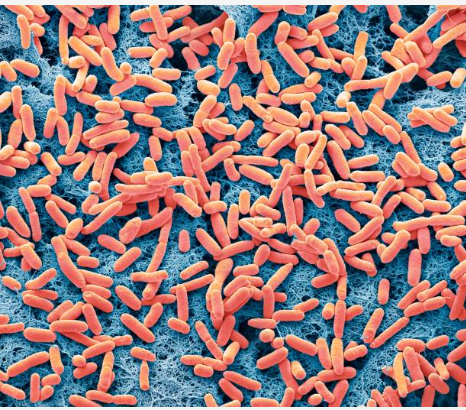
#> input picture samples/Sample Image.png, 466 x 410 px
$ python -i segmentation.py   (imports and definitions only)
#> lines starting #> are read from the running program, lines starting #| are printed output that depends on the picture; after the words box and inside, x2 and y2 are one past the last pixel; in counts of white or black regions, pixels touching at a corner belong together
import cv2
import numpy as np
from skimage.segmentation import watershed
from skimage.feature import peak_local_max
from scipy import ndimage

def segment_grains(image: np.ndarray) -> np.ndarray:
    """Segment grains using threshold + watershed."""
    # Threshold
    _, thresh = cv2.threshold(image, 0, 255, cv2.THRESH_BINARY_INV + cv2.THRESH_OTSU)
    # Distance transform
    dist = cv2.distanceTransform(thresh, cv2.DIST_L2, 5)
    # Local peaks
    coords = peak_local_max(dist, footprint=np.ones((3, 3)), labels=thresh)
    mask = np.zeros(dist.shape, dtype=bool)
    mask[tuple(coords.T)] = True
    markers = ndimage.label(mask)[0]
    # Watershed
    labels = watershed(-dist, markers, mask=thresh)
    return labels

>>> import cv2
>>> picture = cv2.imread('../samples/Sample Image.png', cv2.IMREAD_GRAYSCALE)
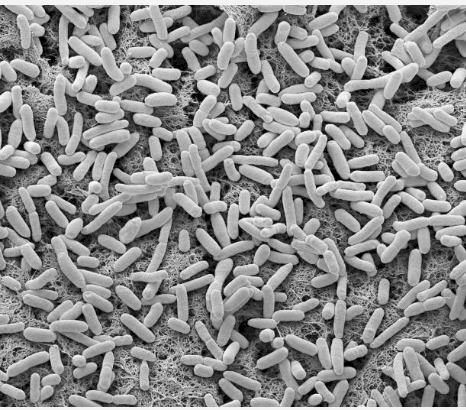
#> picture: shape (410, 466); min 0, max 254, mean 138
>>> result = segment_grains(picture)
#> in segment_grains, `_, thresh = cv2.threshold(image, 0, 255, cv2.THRESH_BINARY_INV + cv2.T..`:
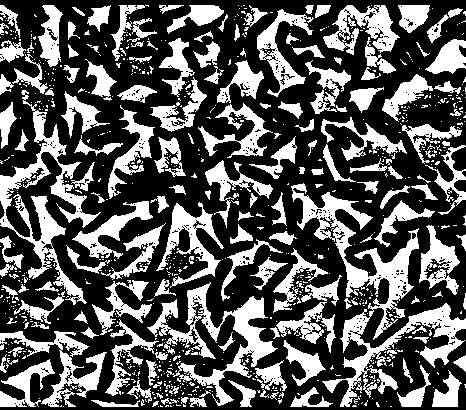
#> thresh: shape (410, 466); 35.1% white; 826 white regions (661 under 20 px), largest, box (x1, y1, x2, y2) and area: (291, 183, 466, 407) 7827, (0, 90, 101, 305) 4538, (147, 282, 278, 406) 4106
#> in segment_grains, `dist = cv2.distanceTransform(thresh, cv2.DIST_L2, 5)`:
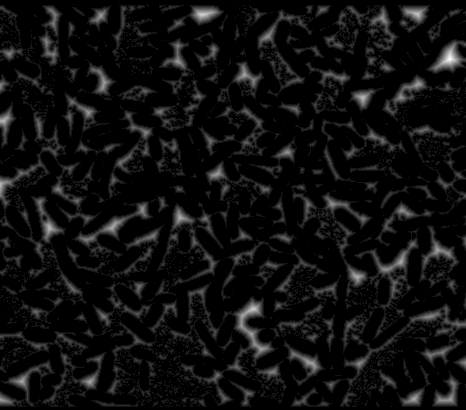
#> dist: shape (410, 466) float32; min 0, max 12.19, mean 0.728; drawn with min black and max white
#> in segment_grains, `coords = peak_local_max(dist, footprint=np.ones((3, 3)), labels=thresh)`: coords = 9596 pairs, first value 5 to 406, second value 1 to 464
#> in segment_grains, `labels = watershed(-dist, markers, mask=thresh)`:
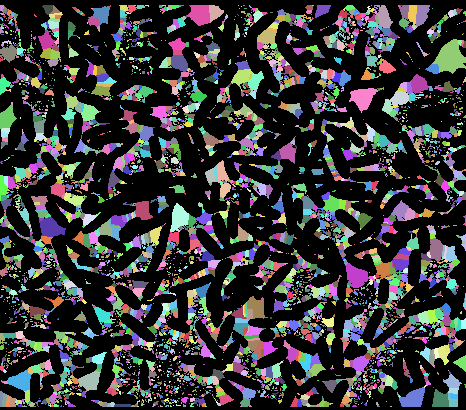
#> labels: shape (410, 466) int32; 4710 distinct labels, from 0 to 4709; one colour per label, 0 black
